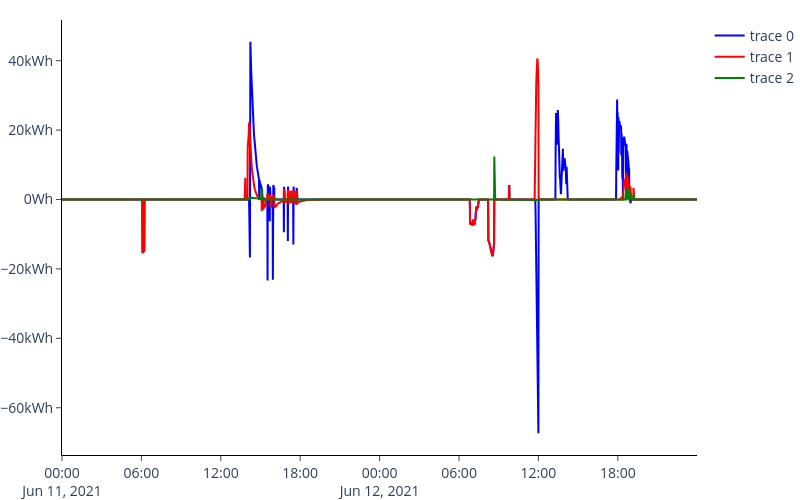

The notebook cell this image was saved under:
### Code cell
fig = go.Figure()
liion_e_delta = pd.read_csv("results/LiionBatteryPack.csv", index_col=0)["e_delta"]
for battery, color in zip(["SimpleBattery", "CLCBattery", "PybammBattery"], ["blue", "red", "green"]):
    df = pd.read_csv(f"results/{battery}.csv", index_col=0)
    e_delta = df["e_delta"].sub(liion_e_delta)
    fig.add_trace(
        go.Scatter(x=df.index, y=e_delta, line_color=color)
    )
fig.update_layout(
    width=800,
    height=500,
    margin={"r": 0, "l": 0, "t": 20, "b": 0},
    paper_bgcolor="rgba(0,0,0,0)", plot_bgcolor="rgba(0,0,0,0)",
    font_size=14,
)
fig.update_xaxes(showline=True, linewidth=1, linecolor="black", ticks="outside")
fig.update_yaxes(showline=True, linewidth=1, linecolor="black", ticks="outside", ticksuffix="Wh")
fig.show()

### Figure 1 — Plotly figure (JSON) as saved in the notebook; plotly's stock layout.template omitted (floating-point values rounded to 4 significant figures; data arrays with more than 128 entries replaced by an {"elided": "..."} marker saying what was removed)
{"data": [{"line": {"color": "blue"}, "type": "scatter", "x": {"elided": "2880 str values"}, "y": {"elided": "2880 float values"}}, {"line": {"color": "red"}, "type": "scatter", "x": {"elided": "2880 str values"}, "y": {"elided": "2880 float values"}}, {"line": {"color": "green"}, "type": "scatter", "x": {"elided": "2880 str values"}, "y": {"elided": "2880 float values"}}], "layout": {"font": {"size": 14}, "height": 500, "margin": {"b": 0, "l": 0, "r": 0, "t": 20}, "paper_bgcolor": "rgba(0,0,0,0)", "plot_bgcolor": "rgba(0,0,0,0)", "width": 800, "xaxis": {"linecolor": "black", "linewidth": 1, "showline": true, "ticks": "outside"}, "yaxis": {"linecolor": "black", "linewidth": 1, "showline": true, "ticks": "outside", "ticksuffix": "Wh"}}}
